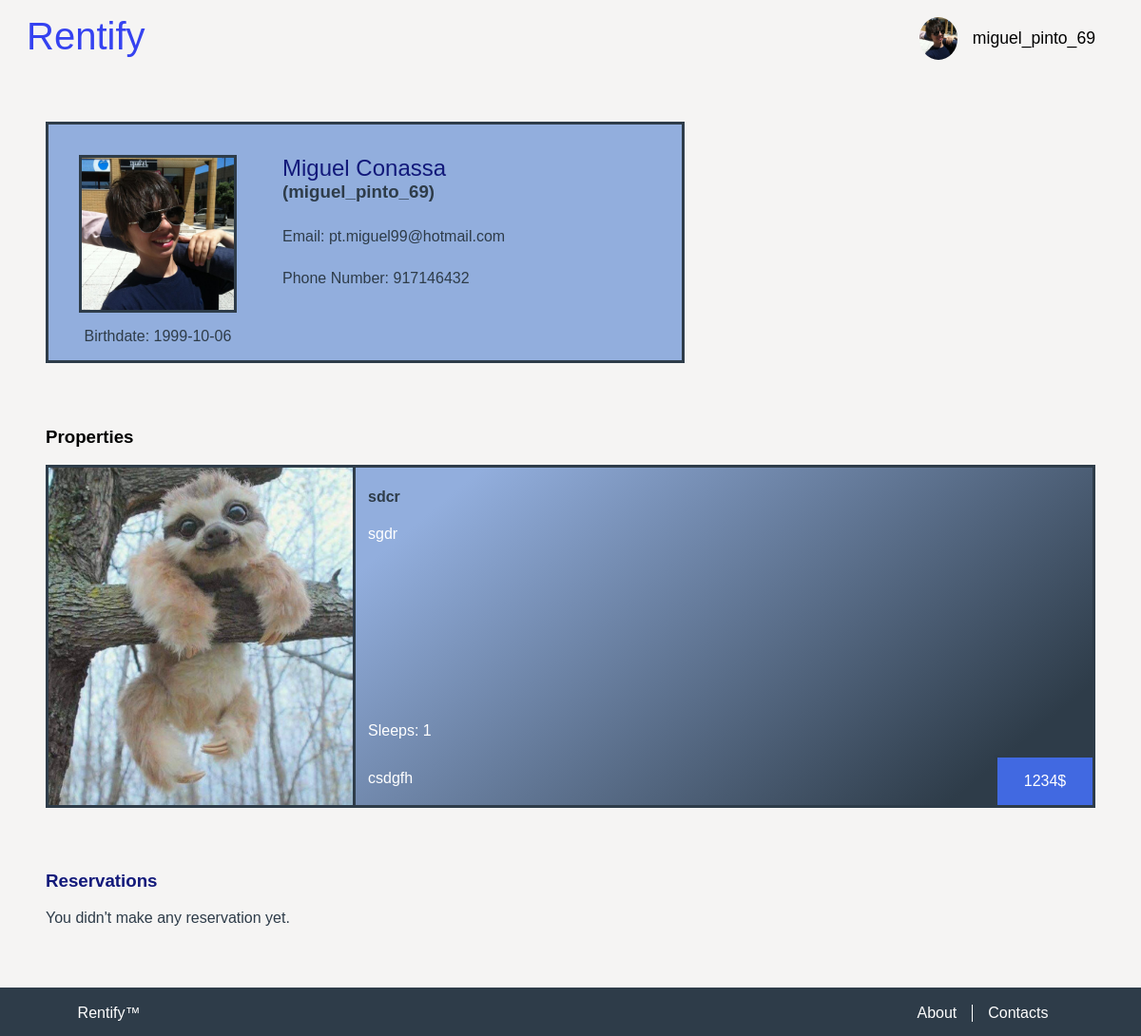
The page /pages/user.php (signed in) on the database as committed earlier.
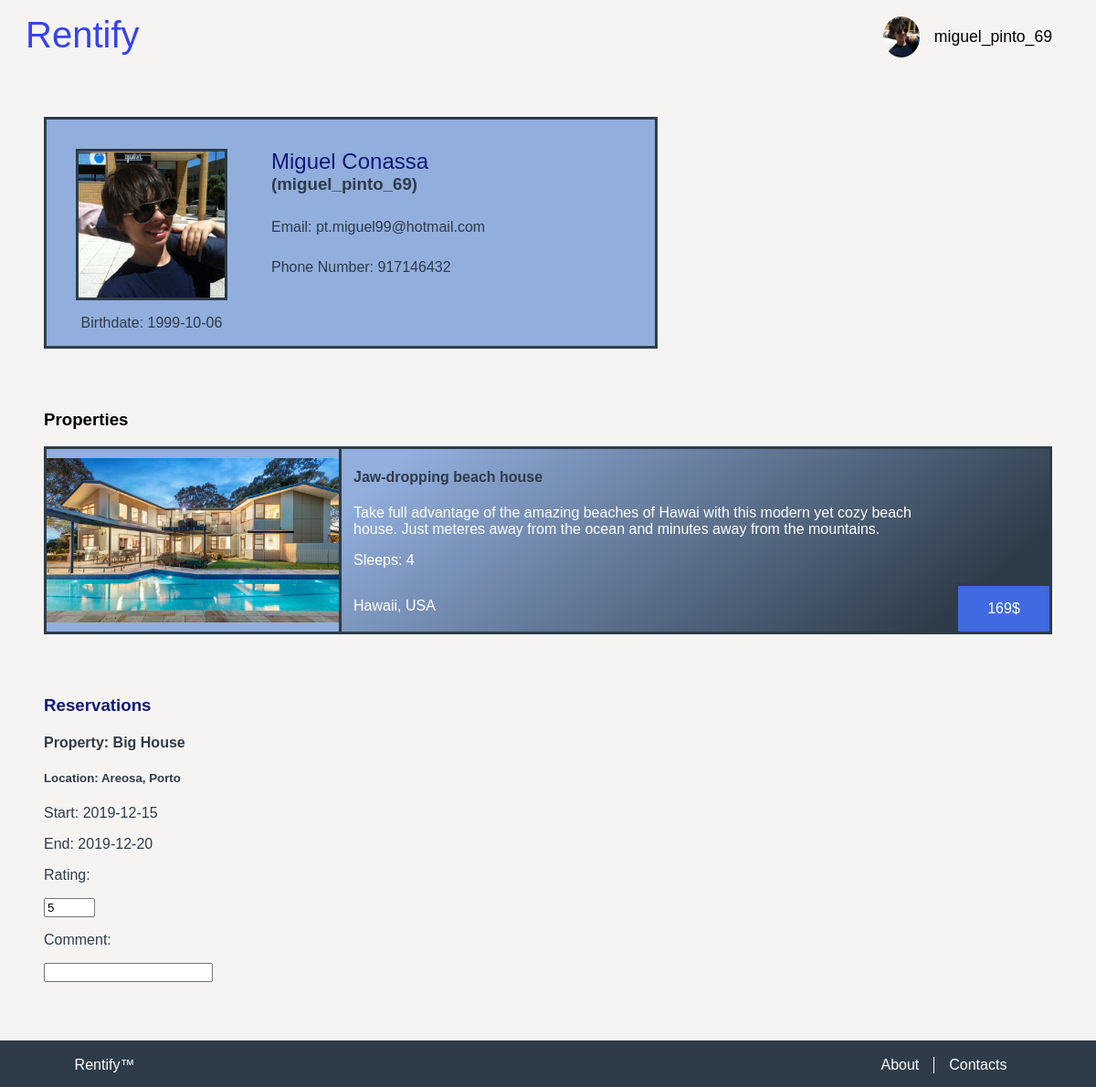
The same page on the database as committed later.
### tables this page shows
CREATE TABLE Property(
    id INTEGER PRIMARY KEY AUTOINCREMENT,
    owner_username TEXT REFERENCES User(username) ON DELETE CASCADE ON UPDATE CASCADE,
    title TEXT NOT NULL,
    price_per_day REAL NOT NULL,
    location TEXT NOT NULL,
    description TEXT NOT NULL,
    sleeps INTEGER NOT NULL,

    CONSTRAINT minimum_sleeps CHECK (sleeps > 0)
);

CREATE TABLE PropertyImage(
    property_id INTEGER REFERENCES Property(id),
    image_name TEXT NOT NULL,
    PRIMARY KEY(property_id, image_name)
);

CREATE TABLE Reservation(
    id INTEGER PRIMARY KEY AUTOINCREMENT,
    id_property INTEGER REFERENCES Property(id) ON DELETE CASCADE ON UPDATE CASCADE,
    tourist_username TEXT REFERENCES User(username) ON DELETE CASCADE ON UPDATE CASCADE,
    sleeps INTEGER NOT NULL,
    date_start DATE NOT NULL,
    date_end DATE NOT NULL,
    rating REAL,
    comment TEXT,

    CONSTRAINT valid_dates CHECK (date_end > date_start)
);

### database/user.php (called while the page is built, shortened)
<?php
  include_once "../database/connection.php";
  function getUserInfo($username, $password){
    global $db;
    $stmt = $db->prepare('SELECT * FROM User WHERE username = ? AND password_hash = ?');
    $stmt->execute(array($username, $password));
    return $stmt->fetch();
  }
  function getUserPassword($username){
    global $db;
    $stmt = $db->prepare('
        SELECT password_hash as password
        FROM User
        WHERE username = ?
    ');
    $stmt->execute(array($username));
    return $stmt->fetch();
  }
?>

### database/property.php (called while the page is built, shortened)
<?php
    include_once "../database/connection.php";
    function getPropertyInfo($id){
        global $db;
        $stmt = $db->prepare('
            SELECT *
			FROM Property
            WHERE id = ?
        ');
		$stmt->execute(array($id));
        $propertyInfo = $stmt->fetch();
        return $propertyInfo;
    }
    function getPropertyImages($id){
        global $db;
        $stmt = $db->prepare('
            SELECT PropertyImage.image_name as image
            FROM Property
            JOIN PropertyImage
            ON Property.id = PropertyImage.property_id
            WHERE Property.id = ?
        ');
        $stmt->execute(array($id));
        $propertyImages = $stmt->fetchAll();
        return $propertyImages;
    }
    function getUserProperties($username){
        global $db;
        $stmt = $db->prepare('
            SELECT Property.id as id
            FROM Property
            WHERE owner_username = ?
        ');
        $stmt->execute(array($username));
        return $stmt->fetchAll();
    }
?>

### database/reservations.php (called while the page is built, shortened)
<?php
    include_once "../database/connection.php";
    function getUserReservations($username){
        global $db;
        $stmt = $db->prepare('SELECT * FROM Reservation WHERE tourist_username = ?');
        $stmt->execute(array($username));
        return $stmt->fetchAll();
    }
?>

### pages/user.php (the view, shortened to what the changed rows need)
<?php
    include_once "../includes/init.php";
    include_once "../database/property.php";
    include_once "../database/user.php";
    include_once "../database/reservations.php";
    include_once "../templates/tpl_common.php";
    include_once "../templates/tpl_scroll_top.php";
    $username = $_SESSION['username'];
    $password_hash = getUserPassword($username)['password'];
    $user_info = getUserInfo($username, $password_hash);
    $property_ids = getUserProperties($username);
    $reservations = getUserReservations($username);
?>
        <link href="../css/user_page.css" rel="stylesheet">
        <link href="../css/properties_list.css" rel="stylesheet">
        <link href="../css/profile.css" rel="stylesheet">
    </head>
    <body>
        <section id="user_info">
            <div id="headers">
                <h2><?=$user_info['full_name']?></h2>
            </div>
        </section>
        <section id="properties">
        <?php
        if(count($property_ids) == 0){
        ?>
            <p>You didn't register any property yet.</p>
        <?php
        }
        else{
            foreach ($property_ids as $id) {
                $property_info = getPropertyInfo($id['id']);
                $property_images = getPropertyImages($id['id']);
            ?>
            <a href="property_page.php?property=<?=$id['id']?>">
                <article id="property">
                    <div id="image">
                        <img src="../images/<?=$property_images[0]['image']?>"/>
                    </div>
                    <h4 id="property_name"><?=$property_info['title']?></h4>
                    <p id="description"><?=$property_info['description']?></p>
                    <div id="price_box">
                        <p id="price"><?=$property_info['price_per_day']?></p>
                    </div>
                    <p id="sleeps"><?=$property_info['sleeps']?></p>
                    <p id="location"><?=$property_info['location']?></p>
                </article>
            </a>
            <?php
            }
        }
        ?>
        </section>
        <section id="user_reservations">
            <h3>Reservations</h3>
        <?php
        if(count($reservations) == 0){
        ?>
            <p>You didn't make any reservation yet.</p>
        <?php
        }else{
            foreach ($reservations as $reservation) {
                $property_info = getPropertyInfo($reservation['id_property']);
            ?>
            <div id="user_reservation">
                <h4>Property: <?=$property_info['title']?></h4>
                <h5>Location: <?=$property_info['location']?></h5>
                <p>Start: <?=$reservation['date_start']?></p>
                <p>End: <?=$reservation['date_end']?></p>
                <p>Rating:
                <?php
                if($reservation['rating'] == NULL){
                ?>
                    <form id="rating">
                        <input type="number" name="rating" value="5" min="0" max="10" required/>
                    </form>
                <?php
                }else{
                    print($reservation['rating']);
                }
                ?>
                </p>
                <p>Comment:
                <?php
                if($reservation['comment'] == NULL){
                ?>
                    <form id="comment">
                        <input type="text" name="comment" required/>
                    </form>
                <?php
                }else{
                    print($reservation['comment']);
                }
                ?>
                </p>
            </div>
            <?php
            }
        }
        ?>
        </section>

Rows that differ between the two databases and show on the page:
removed property: propertyimage.image_name (picture), title "sdcr", description "sgdr", price_per_day "1234", sleeps "1", location "csdgfh"
added property: propertyimage.image_name (picture), title "Jaw-dropping beach house", description "Take full advantage of the amazing beaches of Hawai with this modern yet cozy beach house. Just meteres away from the ocean and minutes away from the mountains.", price_per_day "169", sleeps "4", location "Hawaii, USA"
added reservation: id_property.title "Big House", id_property.location "Areosa, Porto", date_start "2019-12-15", date_end "2019-12-20"
Other text that changed with them:
text no longer shown: "You didn't make any reservation yet."
